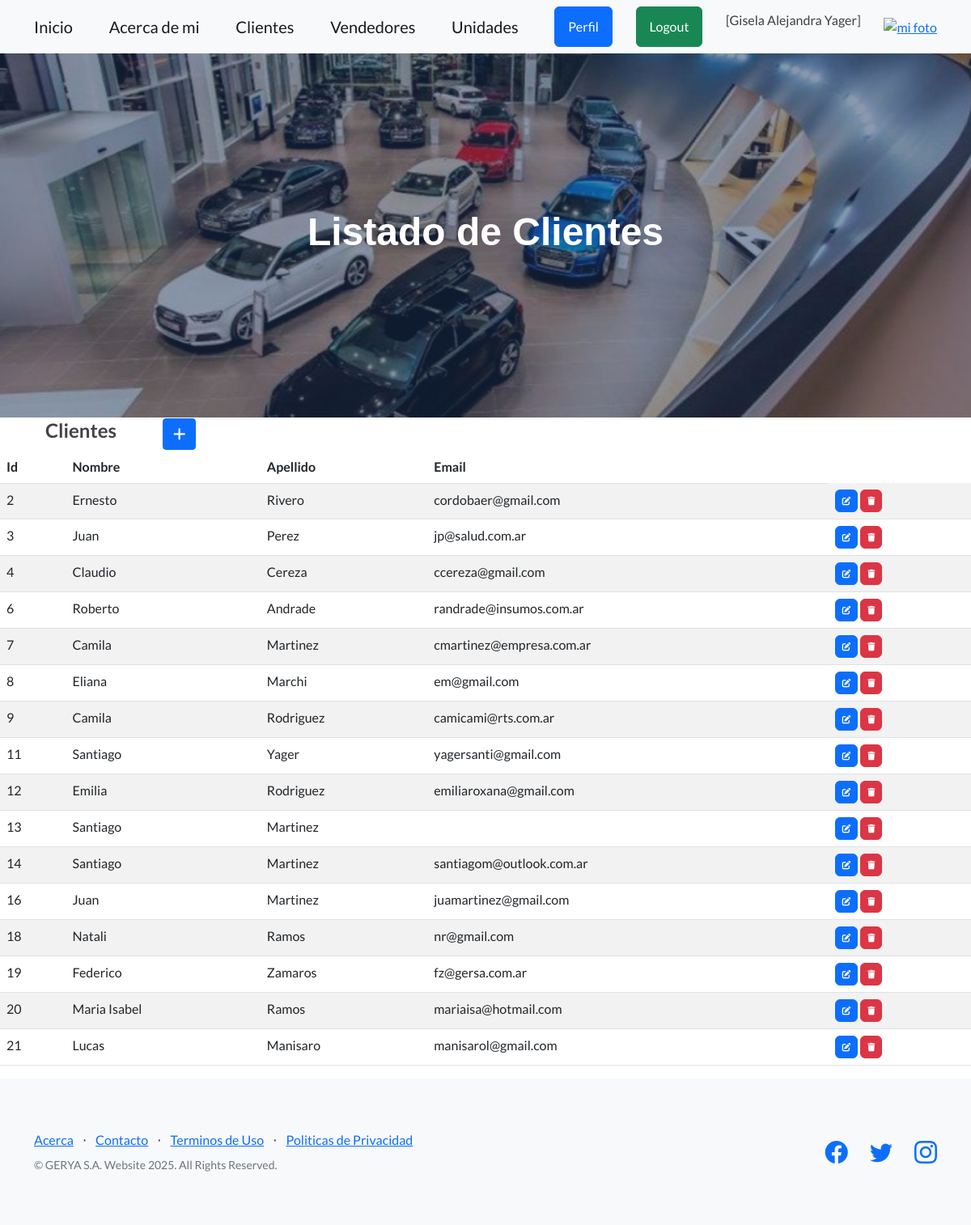
The app's page /app/clientes/ (signed in) with its own data.
### Cordoba/models.py (models this page shows, shortened)
class Cliente(models.Model):
    nombre = models.CharField(max_length=50)
    apellido = models.CharField(max_length=50)
    email = models.EmailField()

### Cordoba/views.py (the view)
# urls.py: path("clientes/",  views.ClienteList.as_view(), name="clientes"),
class ClienteList(LoginRequiredMixin, ListView):
    model = Cliente

### Cordoba/templates/Cordoba/cliente_list.html (shortened to what this page needs)
{% extends 'Cordoba/index.html' %}
{% block titulo %}
<h1 style="font-family: 'Arial', sans-serif; color: white;">Listado de Clientes</h1>
{% endblock titulo %}
{% block contenido %}
<table>
    <tr>
        <td width="200"><h2 style="font-size: 24px;">Clientes</h2></td>
        <td>
        {% if request.user.is_superuser %}
            <a
            href="{% url 'clienteCreate' %}"
            class="btn btn-primary btn-sm"
            >
            </a>
        {% endif %}
        </td>
    </tr>
</table>
<table class="table table-striped">
    <thead>
        <tr>
            <th>Id</th>
            <th>Nombre</th>
            <th>Apellido</th>
            <th>Email</th>
        </tr>
    </thead>
    <tbody>
    {% for c in cliente_list  %}
        <tr>
            <td>{{ c.id }}</td>
            <td>{{ c.nombre }}</td>
            <td>{{ c.apellido }}</td>
            <td>{{ c.email }}</td>
            <td>
            {% if request.user.is_superuser %}
                <a
                  href="{% url 'clienteUpdate' c.id %}"
                  class="btn btn-primary"
                  style="--bs-btn-padding-y: .25rem; --bs-btn-padding-x: .5rem; --bs-btn-font-size: .75rem;"
                  >
                </a>
                <a
                  href="{% url 'clienteDelete' c.id %}"
                  class="btn btn-danger"
                  style="--bs-btn-padding-y: .25rem; --bs-btn-padding-x: .5rem; --bs-btn-font-size: .75rem;"
                  >
                </a>
             {% endif %}
            </td>
        </tr>
    {% endfor %}
    </tbody>
</table>
{% endblock contenido %}

### Cordoba/templates/Cordoba/index.html (shortened to what this page needs)
<!DOCTYPE html>
<html lang="en">
    <head>
        {% load static %}
        <link href="https://cdn.jsdelivr.net/npm/bootstrap-icons@1.5.0/font/bootstrap-icons.css" rel="stylesheet" type="text/css" />
        <link href="{% static 'css/styles.css' %}" rel="stylesheet" />
        <link rel="stylesheet" href="https://cdnjs.cloudflare.com/ajax/libs/font-awesome/6.4.0/css/all.min.css">
    </head>
    <body>
        <nav class="navbar navbar-light bg-light static-top">
            <div class="container">
                <a class="navbar-brand" href="{% url 'bienvenida' %}">Inicio</a>
                <a class="navbar-brand" href="{% url 'about' %}">Acerca de mi</a>
                <a class="navbar-brand" href="{% url 'clientes' %}">Clientes</a>
                <a class="navbar-brand" href="{% url 'vendedores' %}">Vendedores</a>
                <a class="navbar-brand" href="{% url 'unidades' %}">Unidades</a>
                 {% if user.is_authenticated %}
                    <a class="btn btn-primary" href="{% url 'perfil' %}">Perfil</a>
                    <a class="btn btn-success" href="#" onclick="event.preventDefault(); document.getElementById('logout-form').submit();">Logout</a>
                    <p style="color:rgb(63, 63, 66)"> [{{user.first_name}} {{user.last_name}}]</p>
                                    <div class="text-center">
                    <a href="{% url 'agregar_avatar' %}"><img src="{{ request.session.avatar }}" height="40px" weight="40px" alt="mi foto"></a>
                </div>
                {% else %}
                    <a class="btn btn-primary" href="{% url 'login' %}">Login</a>
                    <a class="btn btn-success" href="{% url 'registro' %}">Registrarse</a>
                {% endif %}
            </div>
        </nav>
          <header class="masthead">
            <div class="container position-relative">
                <div class="row justify-content-center">
                    <div class="col-xl-6">
                        <div class="text-center text-white">
                            {% block titulo %}{% endblock titulo %}
                        </div>
                    </div>
                </div>
            </div>
        </header>
        {% block contenido %}
        {% endblock contenido %}
        <footer class="footer bg-light">
            <div class="container">
                <div class="row">
                    <div class="col-lg-6 h-100 text-center text-lg-start my-auto">
                        <ul class="list-inline mb-2">
                            <li class="list-inline-item"><a href="">Acerca</a></li>
                            <li class="list-inline-item">⋅</li>
                            <li class="list-inline-item"><a href="#!">Contacto</a></li>
                            <li class="list-inline-item">⋅</li>
                            <li class="list-inline-item"><a href="#!">Terminos de Uso</a></li>
                            <li class="list-inline-item">⋅</li>
                            <li class="list-inline-item"><a href="#!">Politicas de Privacidad</a></li>
                        </ul>
                        <p class="text-muted small mb-4 mb-lg-0">&copy; GERYA S.A. Website 2025. All Rights Reserved.</p>
                    </div>
                    <div class="col-lg-6 h-100 text-center text-lg-end my-auto">
                        <ul class="list-inline mb-0">
                            <li class="list-inline-item me-4">
                                <a href="#!"><i class="bi-facebook fs-3"></i></a>
                            </li>
                            <li class="list-inline-item me-4">
                                <a href="#!"><i class="bi-twitter fs-3"></i></a>
                            </li>
                            <li class="list-inline-item">
                                <a href="#!"><i class="bi-instagram fs-3"></i></a>
                            </li>
                        </ul>
                    </div>
                </div>
            </div>
        </footer>
    </body>
</html>

### Cordoba/templates/Cordoba/index.html (style rules this page uses)
body { font-family: Arial, sans-serif; background-color: rgb(251, 249, 249); color: #222; }
.container { max-width: 800px; }
h1, h2, h3 { color: #414446; text-align: center; }

### records on screen
Cliente: id "2", nombre "Ernesto", apellido "Rivero", email "cordobaer@gmail.com"
Cliente: id "3", nombre "Juan", apellido "Perez", email "jp@salud.com.ar"
Cliente: id "4", nombre "Claudio", apellido "Cereza", email "ccereza@gmail.com"
Cliente: id "6", nombre "Roberto", apellido "Andrade", email "randrade@insumos.com.ar"
Cliente: id "7", nombre "Camila", apellido "Martinez", email "cmartinez@empresa.com.ar"
Cliente: id "8", nombre "Eliana", apellido "Marchi", email "em@gmail.com"
Cliente: id "9", nombre "Camila", apellido "Rodriguez", email "camicami@rts.com.ar"
Cliente: id "11", nombre "Santiago", apellido "Yager", email "yagersanti@gmail.com"
Cliente: id "12", nombre "Emilia", apellido "Rodriguez", email "emiliaroxana@gmail.com"
Cliente: id "13", nombre "Santiago", apellido "Martinez"
Cliente: id "14", nombre "Santiago", apellido "Martinez", email "santiagom@outlook.com.ar"
Cliente: id "16", nombre "Juan", apellido "Martinez", email "juamartinez@gmail.com"
Cliente: id "18", nombre "Natali", apellido "Ramos", email "nr@gmail.com"
Cliente: id "19", nombre "Federico", apellido "Zamaros", email "fz@gersa.com.ar"
Cliente: id "20", nombre "Maria Isabel", apellido "Ramos", email "mariaisa@hotmail.com"
Cliente: id "21", nombre "Lucas", apellido "Manisaro", email "manisarol@gmail.com"

### other values on screen
{{ user.first_name }} "Gisela Alejandra"
{{ user.last_name }} "Yager"
